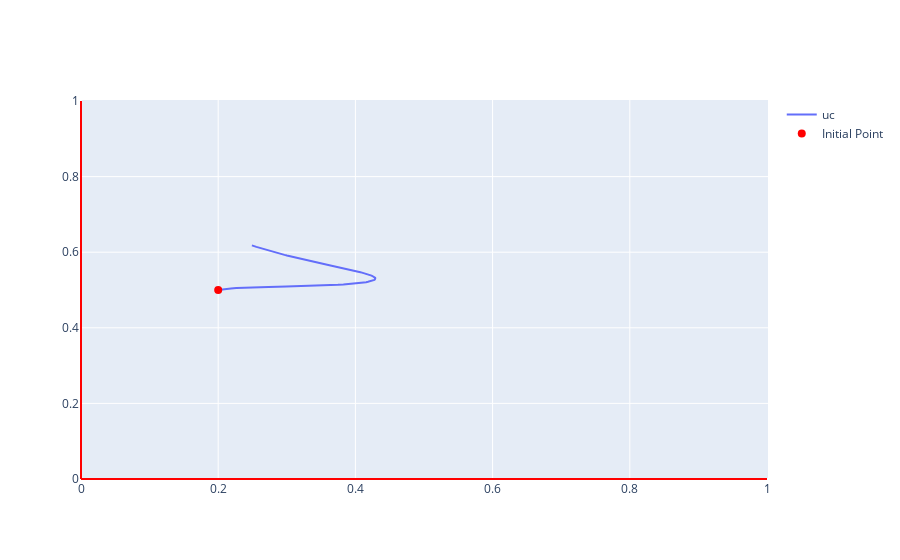

Notebook code for this chart:
### Code cell
fig_uc = go.Figure()
fig_uc.add_shape(
    type="line",
    x0=0,
    y0=0.0,
    x1=1,
    y1=0.0,
    line=dict(color="red", width=2),
)
fig_uc.add_shape(
    type="line",
    x0=0,
    y0=1.0,
    x1=0,
    y1=0.0,
    line=dict(color="red", width=2),
)

fig_uc.add_trace(go.Scatter(x=u, y=c, mode='lines', name='uc'))
# Add the red point at the initial point
fig_uc.add_trace(go.Scatter(x=[u0], y=[c0], mode='markers', marker=dict(size=8, color='red'), name='Initial Point'))

fig_uc.show()
